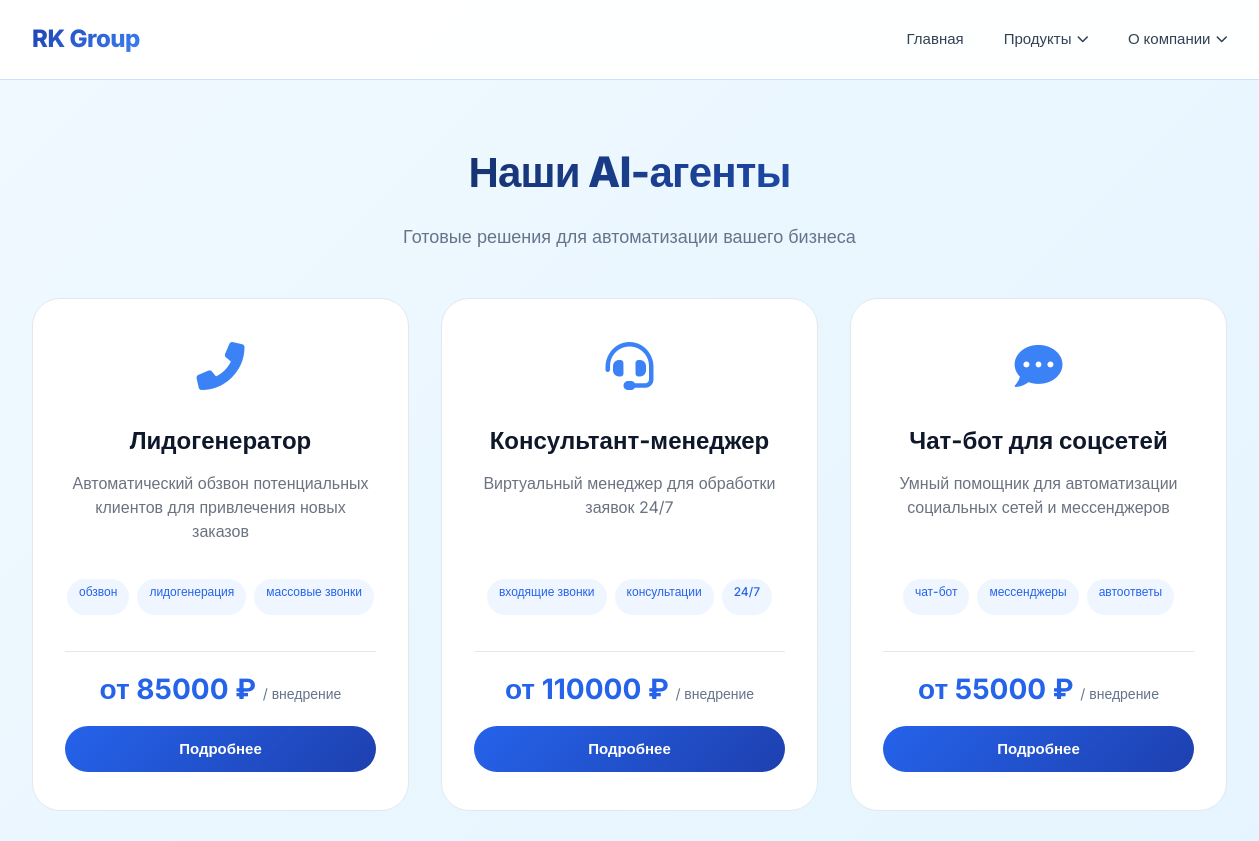
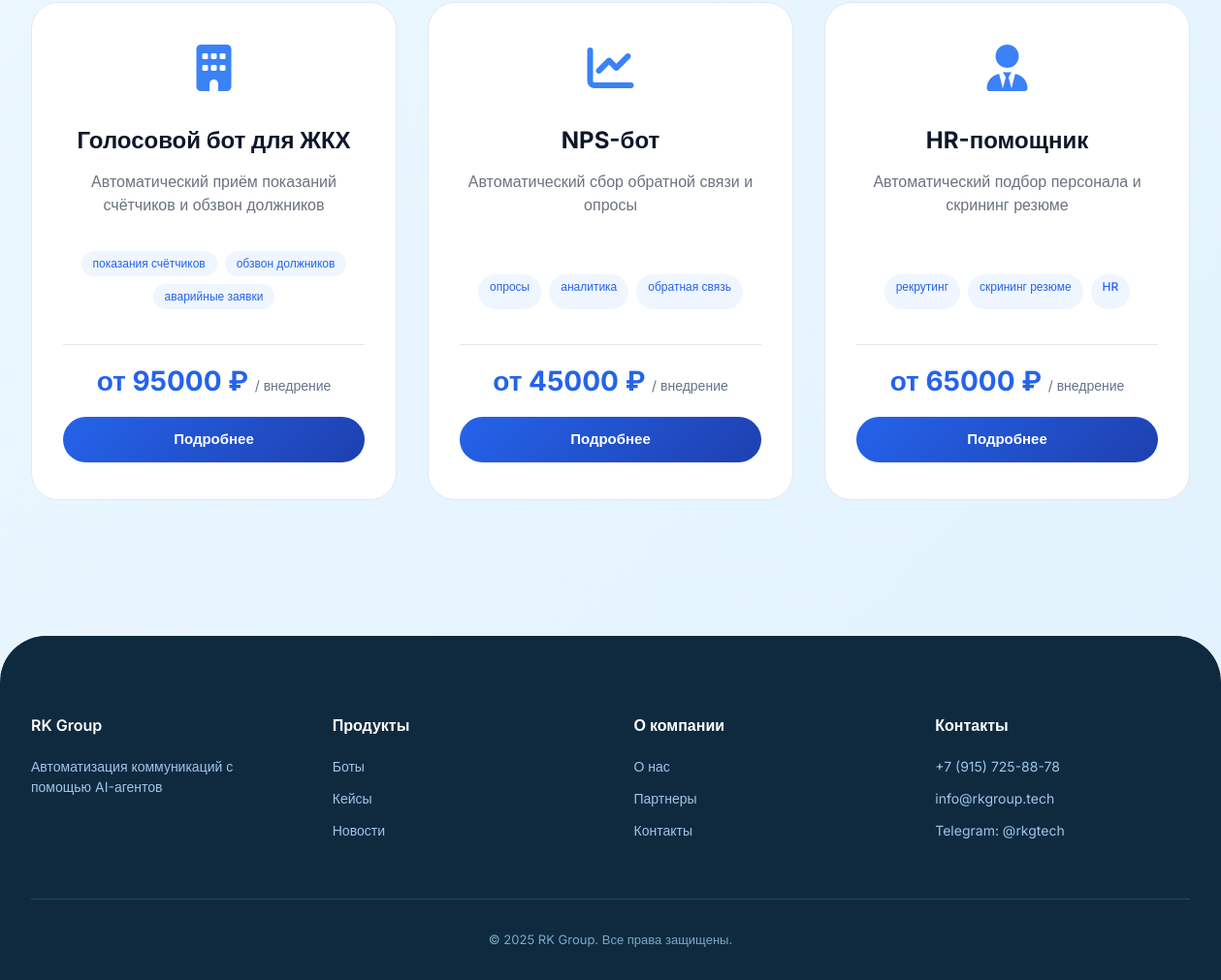
Page /bots/ on the committed database (2 pictures, top to bottom).
### bots/models.py (models this page shows, shortened)
class Bot(models.Model):
    class BotType(models.TextChoices):
        VOICE = 'voice', 'Голосовой бот'
        VOICE_CHAT = 'voice_chat', 'Голосовой/чат бот'
        RECORDING = 'recording', 'Бот для записи'
        CONSULTANT = 'consultant', 'Бот-консультант'
        NPS = 'nps', 'Бот для NPS-опросов'
        NOTIFY = 'notify', 'Бот для напоминаний и рассылок'
    bot_type = models.CharField(max_length=20, choices=BotType.choices, unique=True)
    name = models.CharField(max_length=200, verbose_name="Название")
    short_description = models.TextField(verbose_name="Краткое описание")
    full_description = models.TextField(verbose_name="Полное описание")
    price_from = models.IntegerField(verbose_name="Цена от (руб)")
    icon = models.CharField(max_length=50, verbose_name="Иконка", default="fa-robot")
    cost_reduction = models.CharField(max_length=50, blank=True, verbose_name="Сокращение затрат")
    conversion_increase = models.CharField(max_length=50, blank=True, verbose_name="Рост конверсии")
    time_saving = models.CharField(max_length=50, blank=True, verbose_name="Экономия времени")
    advantages = models.TextField(blank=True, verbose_name="Преимущества")
    results = models.TextField(blank=True, verbose_name="Результаты")
    tags = models.TextField(blank=True, verbose_name="Теги")
    integrations = models.TextField(blank=True, verbose_name="Интеграции")
    is_active = models.BooleanField(default=True)
    objects = BotManager()
    def get_tags_list(self):
        return [t.strip() for t in self.tags.split('\n') if t.strip()] if self.tags else []
    class Meta:
        verbose_name = "Бот"
        verbose_name_plural = "Боты"

### bots/views.py (the view)
# urls.py: path('', views.BotListView.as_view(), name='bot_list'),
class BotListView(ListView):
    model = Bot
    template_name = 'bots/bot_list.html'
    context_object_name = 'bots'
    paginate_by = 9
    def get_queryset(self):
        return Bot.objects.get_active_bots()

### bots/managers.py (called while the page is built)
    def get_active_bots(self):
        bots = cache.get(self.CACHE_KEY_ACTIVE)
        if bots is None:
            bots = list(self.filter(is_active=True).order_by('id'))
            cache.set(self.CACHE_KEY_ACTIVE, bots, self.CACHE_TIMEOUT)
        return bots

### services/excel_base.py (called while the page is built)
    def _get_archive_path(self):
        timestamp = datetime.now().strftime('%Y%m%d_%H%M%S')
        return os.path.join(self.backup_dir, f"backup_{timestamp}.xlsx")

    def _ensure_dir_exists(self, file_path):
        directory = os.path.dirname(file_path)
        if directory and not os.path.exists(directory):
            os.makedirs(directory, exist_ok=True)

    def auto_fit_columns(self, ws):
        for col in ws.columns:
            max_length = 0
            col_letter = get_column_letter(col[0].column)
            for cell in col:
                try:
                    if cell.value:
                        cell_length = len(str(cell.value))
                        if cell.row == 1:
                            cell_length = min(cell_length + 2, 60)
                        max_length = max(max_length, cell_length)
                except:
                    pass
            adjusted_width = min(max(max_length + 2, 10), 60)
            ws.column_dimensions[col_letter].width = adjusted_width

### services/visit_tracker.py (called while the page is built)
    def add_visit(self, ip, url, referer, user_agent, status):
        timestamp = datetime.now().strftime('%Y-%m-%d %H:%M:%S')
        row_data = [ip, timestamp, url, referer or '-', user_agent or '-', status]
        return self.writer.add_row('Посещения', row_data)

### templates/bots/bot_list.html (shortened to what this page needs)
{% extends 'base.html' %}
{% load static %}
{% block extra_css %}
<link rel="stylesheet" href="{% static 'css/bots.css' %}">
{% endblock %}
{% block content %}
<section class="section" style="padding: 60px 0;">
    <div class="container">
        <h1 class="section-title">Наши AI-агенты</h1>
        <p class="section-subtitle">Готовые решения для автоматизации вашего бизнеса</p>
        <div class="bots-grid">
            {% for bot in bots %}
            <div class="bot-card">
                <div class="bot-icon">
                    <i class="fas {{ bot.icon }}"></i>
                </div>
                <h2 class="bot-name">{{ bot.name }}</h2>
                <p class="bot-description">{{ bot.short_description|truncatechars:100 }}</p>
                <div class="bot-tags">
                    {% for tag in bot.get_tags_list|slice:":3" %}
                    <span class="bot-tag">{{ tag }}</span>
                    {% endfor %}
                </div>
                <div class="bot-price">
                    от {{ bot.price_from|floatformat:0 }} ₽ <small>/ внедрение</small>
                </div>
                <div class="bot-btn">
                    <a href="{% url 'bots:bot_detail' bot.pk %}" class="btn">Подробнее</a>
                </div>
            </div>
            {% endfor %}
        </div>
    </div>
</section>
{% endblock %}

### static/css/base.css (style rules this page uses)
:root { --bg-dark: #0a0f1f; --bg-card: rgba(15, 25, 45, 0.7); --border-glass: rgba(255, 255, 255, 0.08); --color-accent: #3b82f6; --color-accent-light: #60a5fa; --color-purple: #8b5cf6; --text-white: #ffffff; --text-gray: #94a3b8; --transition: all 0.3s cubic-bezier(0.25, 0.46, 0.45, 0.94); --shadow-glow: 0 0 20px rgba(59, 130, 246, 0.3); --ease-out: cubic-bezier(0.25, 0.46, 0.45, 0.94); }
* { margin: 0; padding: 0; box-sizing: border-box; }
body { font-family: 'Inter', 'Manrope', sans-serif; background: linear-gradient(135deg, #f0f9ff 0%, #e0f2fe 100%); color: #0f172a; line-height: 1.5; -webkit-font-smoothing: antialiased; }
.container { max-width: 1280px; margin: 0 auto; padding: 0 32px; }
.btn { display: inline-flex; align-items: center; gap: 12px; background: linear-gradient(135deg, #2563eb, #1e40af); color: white; border: none; border-radius: 40px; padding: 12px 28px; font-weight: 600; font-size: 15px; cursor: pointer; transition: var(--transition); text-decoration: none; position: relative; overflow: hidden; }
.btn::before { content: ''; position: absolute; top: 0; left: -100%; width: 100%; height: 100%; background: linear-gradient(90deg, transparent, rgba(255,255,255,0.3), transparent); transition: left 0.5s; }
.section { padding: 80px 0; border-bottom: 1px solid rgba(59, 130, 246, 0.1); }
.section:last-child { border-bottom: none; }
.section-title { font-size: 42px; font-weight: 800; text-align: center; background: linear-gradient(135deg, #0f172a, #2563eb); -webkit-background-clip: text; background-clip: text; color: transparent; margin-bottom: 20px; letter-spacing: -0.02em; }
.section-subtitle { font-size: 18px; color: #64748b; margin-bottom: 48px; max-width: 600px; text-align: center; margin-left: auto; margin-right: auto; }

### static/css/bots.css (style rules this page uses)
.bots-grid { display: grid; grid-template-columns: repeat(3, 1fr); gap: 32px; align-items: stretch; }
.bot-card { background: white; border-radius: 28px; padding: 32px; border: 1px solid #e2e8f0; transition: all 0.3s ease; display: flex; flex-direction: column; height: 100%; min-height: 480px; }
.bot-icon { font-size: 48px; color: #3b82f6; margin-bottom: 20px; text-align: center; }
.bot-name { font-size: 24px; font-weight: 700; margin-bottom: 12px; text-align: center; color: #0f172a; }
.bot-description { color: #6b7280; margin-bottom: 20px; line-height: 1.5; text-align: center; flex: 1; }
.bot-tags { display: flex; flex-wrap: wrap; gap: 8px; justify-content: center; margin: 16px 0; min-height: 36px; }
.bot-tag { background: #eff6ff; padding: 4px 12px; border-radius: 20px; font-size: 12px; font-weight: 500; color: #2563eb; }
.bot-price { font-size: 28px; font-weight: 700; color: #2563eb; text-align: center; margin: 20px 0 16px; padding-top: 16px; border-top: 1px solid #e2e8f0; }
.bot-price small { font-size: 14px; font-weight: 400; color: #64748b; }
.bot-btn { margin-top: auto; text-align: center; }
.bot-btn .btn { display: inline-block; width: 100%; text-align: center; }

### rows in the picture
Bot: name "Лидогенератор", short_description "Автоматический обзвон потенциальных клиентов для привлечения новых заказов", get_tags_list "обзвон" "лидогенерация" "массовые звонки", price_from "85000"
Bot: name "Консультант-менеджер", short_description "Виртуальный менеджер для обработки заявок 24/7", get_tags_list "входящие звонки" "консультации" "24/7", price_from "110000"
Bot: name "Чат-бот для соцсетей", short_description "Умный помощник для автоматизации социальных сетей и мессенджеров", get_tags_list "чат-бот" "мессенджеры" "автоответы", price_from "55000"
Bot: name "Голосовой бот для ЖКХ", short_description "Автоматический приём показаний счётчиков и обзвон должников", get_tags_list "показания счётчиков" "обзвон должников" "аварийные заявки", price_from "95000"
Bot: name "NPS-бот", short_description "Автоматический сбор обратной связи и опросы", get_tags_list "опросы" "аналитика" "обратная связь", price_from "45000"
Bot: name "HR-помощник", short_description "Автоматический подбор персонала и скрининг резюме", get_tags_list "рекрутинг" "скрининг резюме" "HR", price_from "65000"
